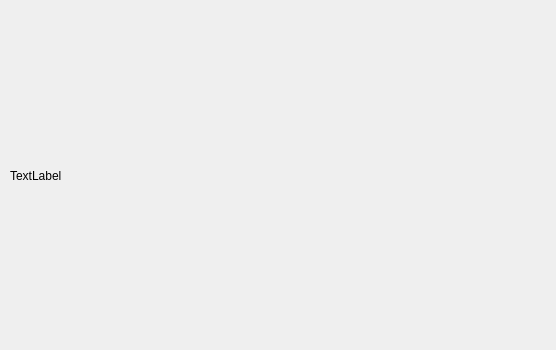
<?xml version="1.0" encoding="UTF-8"?>
<ui version="4.0">
 <class>Resultados</class>
 <widget class="QWidget" name="Resultados">
  <property name="geometry">
   <rect>
    <x>0</x>
    <y>0</y>
    <width>556</width>
    <height>350</height>
   </rect>
  </property>
  <property name="windowTitle">
   <string>Form</string>
  </property>
  <widget class="QLabel" name="imagen">
   <property name="geometry">
    <rect>
     <x>10</x>
     <y>10</y>
     <width>541</width>
     <height>331</height>
    </rect>
   </property>
   <property name="text">
    <string>TextLabel</string>
   </property>
  </widget>
 </widget>
 <resources/>
 <connections/>
</ui>
